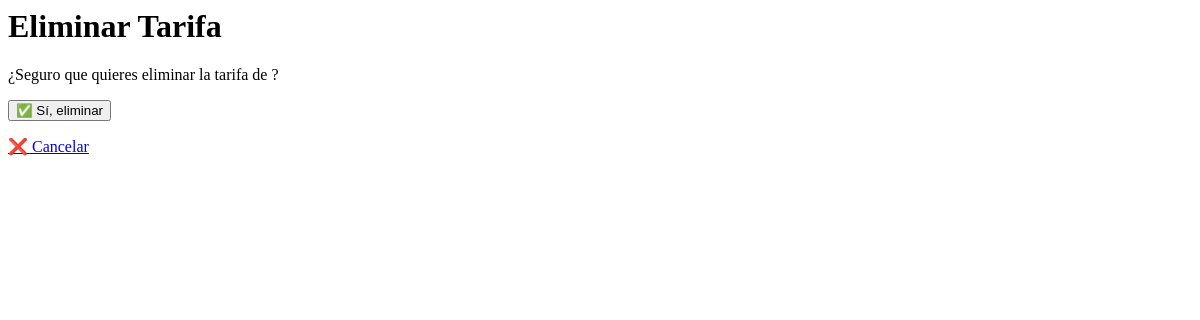
/tarifas/eliminar/1/, run on an earlier commit of the app's database.
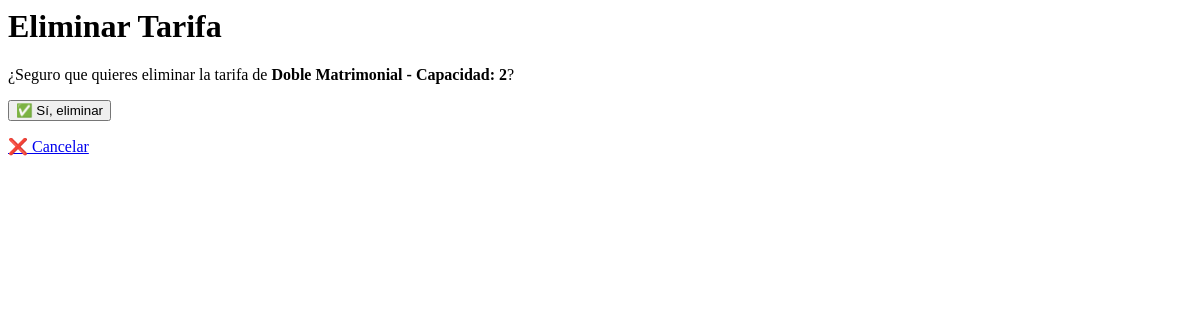
And on a later commit of the database.
### app_tarifa_habitacion/models.py (models this page shows, shortened)
class Tarifa(models.Model):
    tipo_habitacion = models.ForeignKey(TipoHabitacion, on_delete=models.CASCADE)
    modalidad = models.ForeignKey(ModalidadTarifa, on_delete=models.CASCADE)
    canal_venta = models.ForeignKey(CanalVenta, on_delete=models.CASCADE)
    moneda = models.ForeignKey(Moneda, on_delete=models.PROTECT)
    monto = models.DecimalField(max_digits=10, decimal_places=2)  # precio en moneda original
    monto_ars = models.DecimalField(max_digits=12, decimal_places=2, blank=True, null=True)

### app_habitacion/models.py (models this page shows)
class TipoHabitacion(models.Model):
    nombre = models.CharField(max_length=100)
    capacidad = models.PositiveSmallIntegerField()
    class Meta:
        verbose_name = "Tipo de Habitación"
        verbose_name_plural = "Tipos de Habitaciones"
    def __str__(self):
        return f"{self.nombre} - Capacidad: {self.capacidad}"

### app_tarifa_habitacion/views.py (the view)
# urls.py: path("eliminar/<int:pk>/", views.eliminar_tarifa, name="eliminar_tarifa"),
def eliminar_tarifa(request, pk):
    tarifa = get_object_or_404(Tarifa, pk=pk)
    if request.method == "POST":
        tarifa.delete()
        return redirect("lista_tarifas")
    return render(request, "tarifas/confirmar_eliminar.html", {"tarifa": tarifa})

### app_tarifa_habitacion/templates/tarifas/confirmar_eliminar.html (shortened to what this page needs)
<h1>Eliminar Tarifa</h1>
<p>¿Seguro que quieres eliminar la tarifa de <strong>{{ tarifa.tipo_habitacion }}</strong>?</p>
<form method="post">
    <button type="submit">✅ Sí, eliminar</button>
</form>
<a href="{% url 'lista_tarifas' %}">❌ Cancelar</a>

What changed in the data, as far as the page shows it:
now on this page (row edited): Tarifa: tipo_habitacion "Doble Matrimonial - Capacidad: 2"
